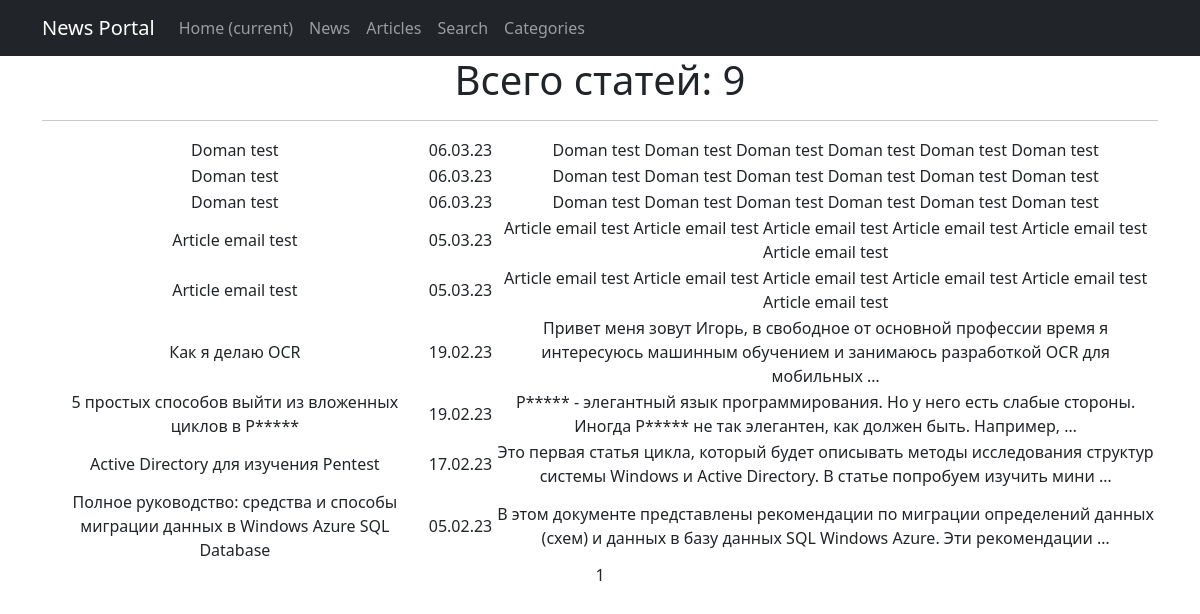
Screenshot of /posts/articles/ with the database file from the repository.
### news/models.py (models this page shows, shortened)
class Post(models.Model):
    type = models.CharField(max_length=1, choices=TYPES, default=article)
    created_on = models.DateTimeField(auto_now_add=True)
    title = models.CharField(max_length=255)
    text = models.TextField()
    rating = models.IntegerField(default=0)
    author = models.ForeignKey(Author, on_delete=models.CASCADE)
    categories = models.ManyToManyField(Category, through='PostCategory')

### news/views.py (the view)
# urls.py: path('articles/', ArticlesList.as_view(), name='articles_list'),
class ArticlesList(ListView):
    model = Post
    queryset = Post.objects.filter(type='A')
    ordering = '-created_on'
    template_name = 'articles.html'
    context_object_name = 'articles'
    paginate_by = 10
    def get_context_data(self, **kwargs):
        context = super().get_context_data(**kwargs)
        context['num_of_articles'] = len(Post.objects.filter(type='A'))
        return context

### news/templatetags/custom_filters.py (called while the page is built)
@register.filter()
def censor(text: str):
    if type(text) is not str:
        raise ValueError('censor filter only accepts str values')
    for word in UNDESIRABLE_WORDS:
        text = text.replace(word, f"{word[0]}{'*'*(len(word)-1)}")
        word = word.title()
        text = text.replace(word, f"{word[0]}{'*'*(len(word)-1)}")
    return text

### templates/articles.html (shortened to what this page needs)
{% extends 'flatpages/default.html' %}
{% load custom_filters %}
{% block content %}
<h1>Всего статей: {{ num_of_articles }}</h1>
<hr>
<table>
    {% for post in articles %}
    <tr>
        <td>{{ post.title|censor }}</td>
        <td>{{ post.created_on|date:'d.m.y' }}</td>
        <td>{{ post.text|censor|truncatewords:20 }}</td>
    </tr>
    {% endfor %}
</table>
{{ page_obj.number }}
{% endblock content %}

### rows the page displays
Post: title|censor "Doman test", created_on "06.03.23", text|censor "Doman test Doman test Doman test Doman test Doman test Doman test"
Post: title|censor "Doman test", created_on "06.03.23", text|censor "Doman test Doman test Doman test Doman test Doman test Doman test"
Post: title|censor "Doman test", created_on "06.03.23", text|censor "Doman test Doman test Doman test Doman test Doman test Doman test"
Post: title|censor "Article email test", created_on "05.03.23", text|censor "Article email test Article email test Article email test Article email test Article email test Article email test"
Post: title|censor "Article email test", created_on "05.03.23", text|censor "Article email test Article email test Article email test Article email test Article email test Article email test"
Post: title|censor "Как я делаю OCR", created_on "19.02.23", text|censor "Привет меня зовут Игорь, в свободное от основной профессии время я интересуюсь машинным обучением и занимаюсь разработкой OCR для мобильных …"
Post: title|censor "5 простых способов выйти из вложенных циклов в P*****", created_on "19.02.23", text|censor "P***** - элегантный язык программирования. Но у него есть слабые стороны. Иногда P***** не так элегантен, как должен быть. Например, …"
Post: title|censor "Active Directory для изучения Pentest", created_on "17.02.23", text|censor "Это первая статья цикла, который будет описывать методы исследования структур системы Windows и Active Directory. В статье попробуем изучить мини …"
Post: title|censor "Полное руководство: средства и способы миграции данных в Windows Azure SQL Database", created_on "05.02.23", text|censor "В этом документе представлены рекомендации по миграции определений данных (схем) и данных в базу данных SQL Windows Azure. Эти рекомендации …"

### other values shown
{{ num_of_articles }} "9"
{{ page_obj.number }} "1"
